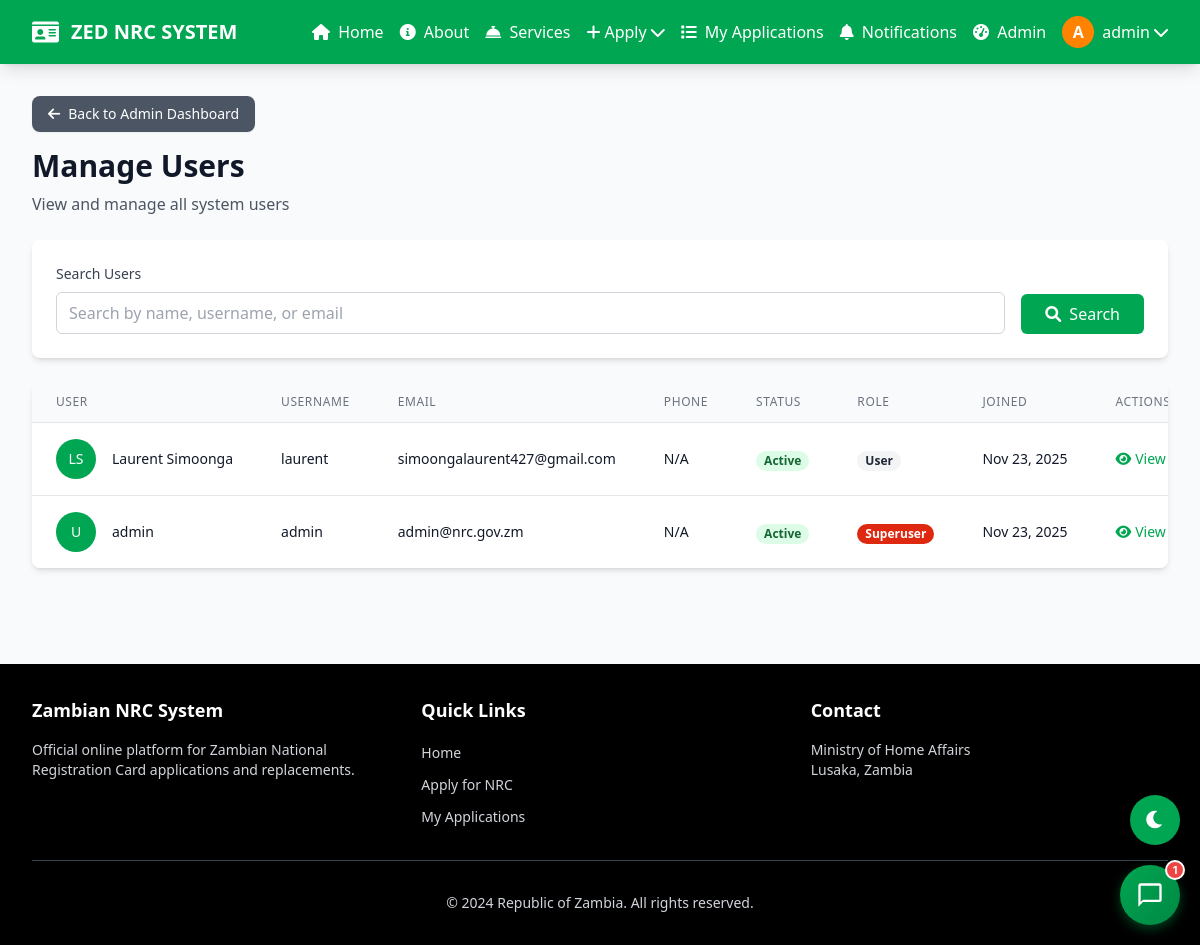
Before: /dashboard/users/ (signed in) with the older database file.
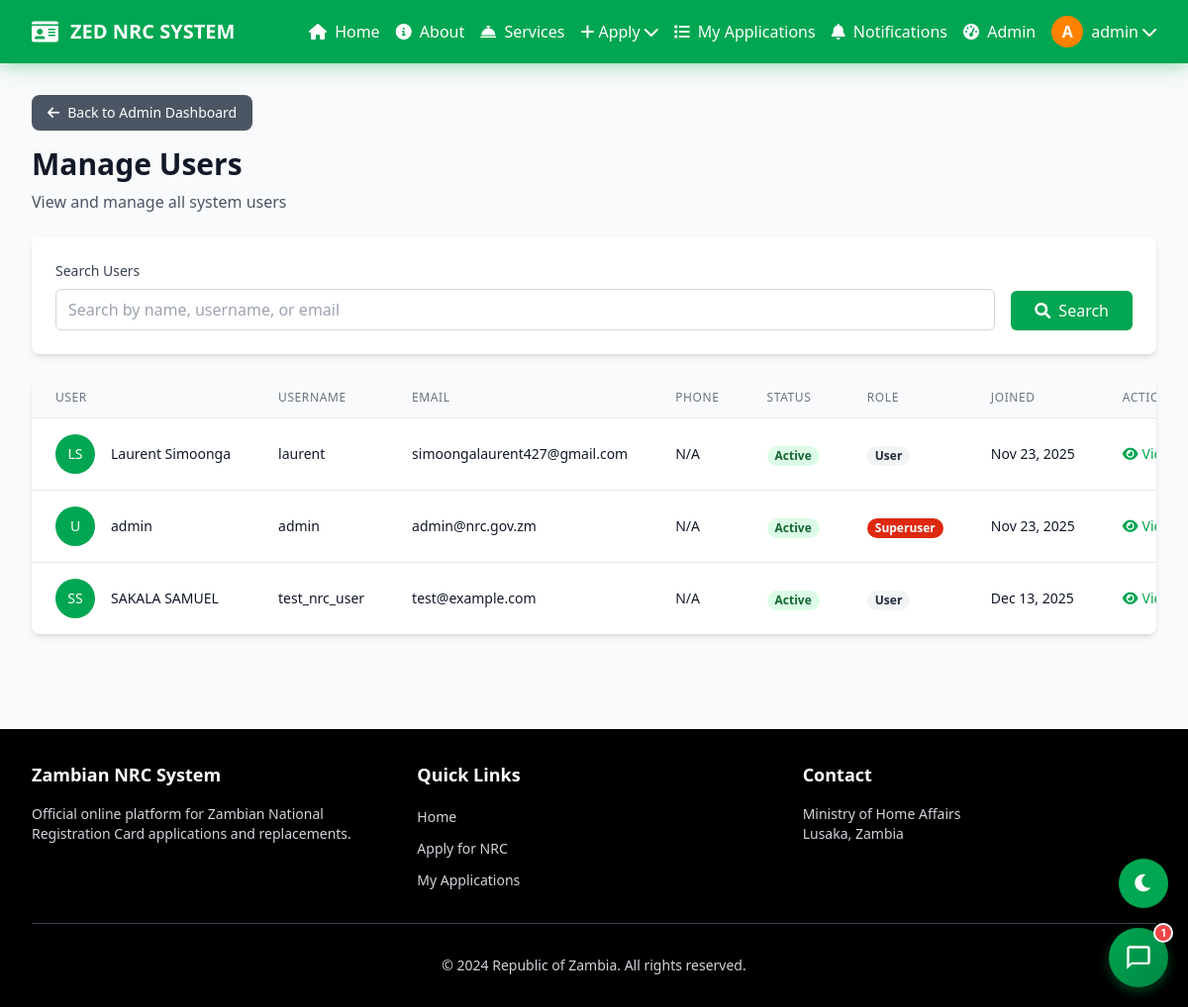
After: the same page with the newer database file.
### accounts/models.py (models this page shows, shortened)
class CustomUser(AbstractUser):
    phone_number = models.CharField(max_length=15, blank=True)
    nrc_number = models.CharField(max_length=20, blank=True, unique=True, null=True)
    profile_image = models.ImageField(upload_to='profile_images/', blank=True, null=True)
    bio = models.TextField(max_length=500, blank=True)
    otp_code = models.CharField(
        max_length=6,
        blank=True,
        null=True,
        default=None,        # ← Changed from "" to None (real change)
        editable=False,      # ← New attribute Django can't ignore
        verbose_name="OTP Code",
        help_text="Temporary 6-digit code"
    )
    otp_created_at = models.DateTimeField(
        blank=True,
        null=True,
        default=None,        # ← Changed from timezone.now to None
        editable=False,
        verbose_name="OTP Created At"
    )
    otp_verified = models.BooleanField(
        default=False,
        verbose_name="OTP Verified",
        editable=False       # ← Also added here
    )
    def get_initials(self):
        if self.first_name and self.last_name:
            return f"{self.first_name[0]}{self.last_name[0]}".upper()
        return self.username[0].upper() if self.username else "U"

### applications/views.py (the view, shortened to what this page needs)
# urls.py: path('dashboard/users/', views.admin_users, name='admin_users'),
@user_passes_test(is_admin)
def admin_users(request):
    from django.contrib.auth import get_user_model
    User = get_user_model()
    search_query = request.GET.get('search', '')
    users = User.objects.all()
    paginator = Paginator(users, 20)
    page_number = request.GET.get('page')
    page_obj = paginator.get_page(page_number)
    context = {
        'page_obj': page_obj,
        'search_query': search_query,
    }
    return render(request, 'applications/admin_users.html', context)

### applications/views.py (called while the page is built)
def is_admin(user):
    return user.is_staff or user.is_superuser

### templates/applications/admin_users.html (shortened to what the changed rows need)
{% extends 'base.html' %}
{% block content %}
<div class="max-w-7xl mx-auto">
    <div class="mb-6">
        <h1 class="text-3xl font-bold text-gray-900 mb-2">Manage Users</h1>
    </div>
    {% if page_obj %}
        <div class="bg-white rounded-lg shadow-md overflow-hidden">
            <div class="overflow-x-auto">
                <table class="min-w-full divide-y divide-gray-200">
                    <thead class="bg-gray-50">
                        <tr>
                            <th class="px-6 py-3 text-left text-xs font-medium text-gray-500 uppercase tracking-wider">User</th>
                            <th class="px-6 py-3 text-left text-xs font-medium text-gray-500 uppercase tracking-wider">Username</th>
                            <th class="px-6 py-3 text-left text-xs font-medium text-gray-500 uppercase tracking-wider">Email</th>
                            <th class="px-6 py-3 text-left text-xs font-medium text-gray-500 uppercase tracking-wider">Phone</th>
                            <th class="px-6 py-3 text-left text-xs font-medium text-gray-500 uppercase tracking-wider">Status</th>
                            <th class="px-6 py-3 text-left text-xs font-medium text-gray-500 uppercase tracking-wider">Role</th>
                            <th class="px-6 py-3 text-left text-xs font-medium text-gray-500 uppercase tracking-wider">Joined</th>
                            <th class="px-6 py-3 text-left text-xs font-medium text-gray-500 uppercase tracking-wider">Actions</th>
                        </tr>
                    </thead>
                    <tbody class="bg-white divide-y divide-gray-200">
                        {% for user in page_obj %}
                        <tr class="hover:bg-gray-50">
                            <td class="px-6 py-4 whitespace-nowrap">
                                <div class="flex items-center">
                                    <div class="flex-shrink-0 h-10 w-10">
                                        <div class="h-10 w-10 rounded-full bg-zambian-green flex items-center justify-center">
                                            <span class="text-sm font-medium text-white">
                                                {{ user.first_name|first|default:"U" }}{{ user.last_name|first|default:"" }}
                                            </span>
                                        </div>
                                    </div>
                                    <div class="ml-4">
                                        <div class="text-sm font-medium text-gray-900">
                                            {{ user.get_full_name|default:user.username }}
                                        </div>
                                    </div>
                                </div>
                            </td>
                            <td class="px-6 py-4 whitespace-nowrap text-sm text-gray-900">
                                {{ user.username }}
                            </td>
                            <td class="px-6 py-4 whitespace-nowrap text-sm text-gray-900">
                                {{ user.email }}
                            </td>
                            <td class="px-6 py-4 whitespace-nowrap text-sm text-gray-900">
                                {{ user.phone_number|default:"N/A" }}
                            </td>
                            <td class="px-6 py-4 whitespace-nowrap">
                                <span class="px-2 inline-flex text-xs leading-5 font-semibold rounded-full
                                           {% if user.is_active %}bg-green-100 text-green-800{% else %}bg-red-100 text-red-800{% endif %}">
                                    {% if user.is_active %}Active{% else %}Inactive{% endif %}
                                </span>
                            </td>
                            <td class="px-6 py-4 whitespace-nowrap">
                                <span class="px-2 inline-flex text-xs leading-5 font-semibold rounded-full
                                           {% if user.is_superuser %}bg-zambian-red text-white
                                           {% elif user.is_staff %}bg-zambian-orange text-white
                                           {% else %}bg-gray-100 text-gray-800{% endif %}">
                                    {% if user.is_superuser %}Superuser
                                    {% elif user.is_staff %}Staff
                                    {% else %}User{% endif %}
                                </span>
                            </td>
                            <td class="px-6 py-4 whitespace-nowrap text-sm text-gray-900">
                                {{ user.date_joined|date:"M d, Y" }}
                            </td>
                            <td class="px-6 py-4 whitespace-nowrap text-sm font-medium">
                                <a href="{% url 'applications:admin_user_detail' user.id %}"
                                   class="text-zambian-green hover:text-green-700">
                                    <i class="fas fa-eye mr-1"></i>View
                                </a>
                            </td>
                        </tr>
                        {% endfor %}
                    </tbody>
                </table>
            </div>
        </div>
    {% else %}
        <div class="bg-white rounded-lg shadow-md p-8 text-center">
            <i class="fas fa-users text-6xl text-gray-300 mb-4"></i>
            <h3 class="text-xl font-semibold text-gray-900 mb-2">No Users Found</h3>
            <p class="text-gray-600">No users match your search criteria.</p>
        </div>
    {% endif %}
</div>
{% endblock %}

### templates/base.html (shortened to what the changed rows need)
{% load static %}
<!DOCTYPE html>
<html lang="en">
<head>
    <script src="https://cdn.tailwindcss.com"></script>
    <link href="https://cdnjs.cloudflare.com/ajax/libs/font-awesome/6.0.0/css/all.min.css" rel="stylesheet">
    <link href="{% static 'css/animations.css' %}" rel="stylesheet">
    <link href="{% static 'css/chat-widget.css' %}" rel="stylesheet">
    <link href="{% static 'css/mobile-responsive.css' %}" rel="stylesheet">
    <link href="{% static 'css/pwa-styles.css' %}" rel="stylesheet">
    <link href="{% static 'css/auth-enhancements.css' %}" rel="stylesheet">
    <link href="{% static 'css/dark-mode.css' %}" rel="stylesheet">
    <link href="{% static 'css/ios-install-prompt.css' %}" rel="stylesheet">
</head>
<body class="bg-gray-50 min-h-screen loading">
    <nav class="bg-zambian-green shadow-lg">
        <div class="max-w-7xl mx-auto px-4 sm:px-6 lg:px-8">
            <div class="flex justify-between h-16">
                <div class="hidden md:flex items-center space-x-4 desktop-menu">
                    {% if user.is_authenticated %}
                        <a href="{% url 'applications:home' %}" class="text-white hover:text-zambian-orange transition-colors">
                            <i class="fas fa-home mr-1"></i> Home
                        </a>
                        <a href="{% url 'applications:about' %}" class="text-white hover:text-zambian-orange transition-colors">
                            <i class="fas fa-info-circle mr-1"></i> About
                        </a>
                        <a href="{% url 'applications:services' %}" class="text-white hover:text-zambian-orange transition-colors">
                            <i class="fas fa-concierge-bell mr-1"></i> Services
                        </a>
                        <div class="relative group">
                            <button class="text-white hover:text-zambian-orange transition-colors flex items-center">
                                <i class="fas fa-plus mr-1"></i> Apply
                                <i class="fas fa-chevron-down ml-1"></i>
                            </button>
                        </div>
                        <a href="{% url 'applications:my_applications' %}" class="text-white hover:text-zambian-orange transition-colors">
                            <i class="fas fa-list mr-1"></i> My Applications
                        </a>
                        <a href="{% url 'applications:notifications' %}" class="text-white hover:text-zambian-orange transition-colors relative">
                            <i class="fas fa-bell mr-1"></i> Notifications
                        </a>
                        {% if user.is_staff %}
                            <a href="{% url 'applications:admin_dashboard' %}" class="text-white hover:text-zambian-orange transition-colors">
                                <i class="fas fa-tachometer-alt mr-1"></i> Admin
                            </a>
                        {% endif %}
                        <div class="relative group">
                            <button class="text-white hover:text-zambian-orange transition-colors flex items-center">
                                {% if user.profile_image %}
                                    <img src="{{ user.profile_image.url }}" alt="{{ user.get_full_name }}"
                                         class="w-8 h-8 rounded-full object-cover border-2 border-white mr-2">
                                {% else %}
                                    <div class="w-8 h-8 rounded-full bg-zambian-orange flex items-center justify-center text-white font-semibold mr-2">
                                        {{ user.get_initials }}
                                    </div>
                                {% endif %}
                                <span class="hidden lg:inline">{{ user.get_full_name|default:user.username }}</span>
                                <i class="fas fa-chevron-down ml-1"></i>
                            </button>
                        </div>
                    {% endif %}
                </div>
            </div>
        </div>
    </nav>
    <main class="max-w-7xl mx-auto px-4 sm:px-6 lg:px-8 py-8">
        {% block content %}
        {% endblock %}
    </main>
    {% if user.is_authenticated %}
        <link href="{% static 'css/chat-widget-voice.css' %}" rel="stylesheet">
    {% endif %}
</body>
</html>

Changed rows visible on the page:
added CustomUser: first_name|first "S", last_name|first "S", get_full_name "SAKALA SAMUEL", username "test_nrc_user", email "test@example.com", phone_number "N/A", is_active "Active", is_superuser "User", date_joined "Dec 13, 2025"
